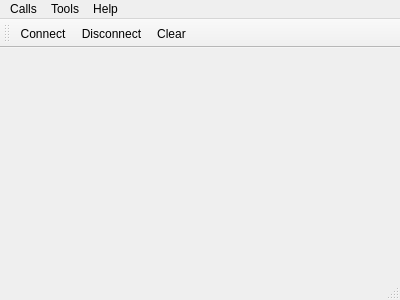
<?xml version="1.0" encoding="UTF-8"?>
<ui version="4.0">
 <class>MainWindow</class>
 <widget class="QMainWindow" name="MainWindow">
  <property name="geometry">
   <rect>
    <x>0</x>
    <y>0</y>
    <width>400</width>
    <height>300</height>
   </rect>
  </property>
  <property name="windowTitle">
   <string>Simple Terminal</string>
  </property>
  <widget class="QWidget" name="centralWidget">
   <layout class="QVBoxLayout" name="verticalLayout"/>
  </widget>
  <widget class="QMenuBar" name="menuBar">
   <property name="geometry">
    <rect>
     <x>0</x>
     <y>0</y>
     <width>400</width>
     <height>19</height>
    </rect>
   </property>
   <widget class="QMenu" name="menuCalls">
    <property name="title">
     <string>Calls</string>
    </property>
    <addaction name="actionConnect"/>
    <addaction name="actionDisconnect"/>
    <addaction name="separator"/>
    <addaction name="actionQuit"/>
   </widget>
   <widget class="QMenu" name="menuTools">
    <property name="title">
     <string>Tools</string>
    </property>
    <addaction name="actionClear"/>
   </widget>
   <widget class="QMenu" name="menuHelp">
    <property name="title">
     <string>Help</string>
    </property>
    <addaction name="actionAbout"/>
    <addaction name="actionAboutQt"/>
   </widget>
   <addaction name="menuCalls"/>
   <addaction name="menuTools"/>
   <addaction name="menuHelp"/>
  </widget>
  <widget class="QToolBar" name="mainToolBar">
   <attribute name="toolBarArea">
    <enum>TopToolBarArea</enum>
   </attribute>
   <attribute name="toolBarBreak">
    <bool>false</bool>
   </attribute>
   <addaction name="actionConnect"/>
   <addaction name="actionDisconnect"/>
   <addaction name="actionClear"/>
  </widget>
  <widget class="QStatusBar" name="statusBar"/>
  <action name="actionAbout">
   <property name="text">
    <string>&amp;About</string>
   </property>
   <property name="toolTip">
    <string>About program</string>
   </property>
   <property name="shortcut">
    <string>Alt+A</string>
   </property>
  </action>
  <action name="actionAboutQt">
   <property name="text">
    <string>About Qt</string>
   </property>
  </action>
  <action name="actionConnect">
   <property name="icon">
    <iconset resource="terminal.qrc">
     <normaloff>:/images/connect.png</normaloff>:/images/connect.png</iconset>
   </property>
   <property name="text">
    <string>C&amp;onnect</string>
   </property>
   <property name="toolTip">
    <string>Connect to Echo Application</string>
   </property>
   <property name="shortcut">
    <string>Ctrl+O</string>
   </property>
  </action>
  <action name="actionDisconnect">
   <property name="icon">
    <iconset resource="terminal.qrc">
     <normaloff>:/images/disconnect.png</normaloff>:/images/disconnect.png</iconset>
   </property>
   <property name="text">
    <string>&amp;Disconnect</string>
   </property>
   <property name="toolTip">
    <string>Disconnect from Echo Application</string>
   </property>
   <property name="shortcut">
    <string>Ctrl+D</string>
   </property>
  </action>
  <action name="actionClear">
   <property name="icon">
    <iconset resource="terminal.qrc">
     <normaloff>:/images/clear.png</normaloff>:/images/clear.png</iconset>
   </property>
   <property name="text">
    <string>C&amp;lear</string>
   </property>
   <property name="toolTip">
    <string>Clear data</string>
   </property>
   <property name="shortcut">
    <string>Alt+L</string>
   </property>
  </action>
  <action name="actionQuit">
   <property name="icon">
    <iconset resource="terminal.qrc">
     <normaloff>:/images/application-exit.png</normaloff>:/images/application-exit.png</iconset>
   </property>
   <property name="text">
    <string>&amp;Quit</string>
   </property>
   <property name="shortcut">
    <string>Ctrl+Q</string>
   </property>
  </action>
 </widget>
 <layoutdefault spacing="6" margin="11"/>
 <resources>
  <include location="terminal.qrc"/>
 </resources>
 <connections/>
</ui>
